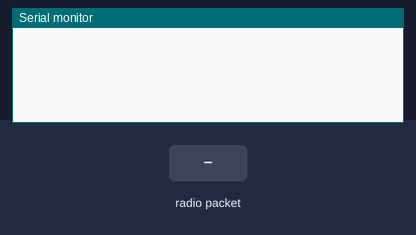
A sketch run on a simulated Arduino Uno, built with avr-gcc and run on an emulated ATmega328P. Parts: the last lines printed to the serial monitor. The inputs (shaded band) are chosen by the test bench. No radio packets arrive unless stated.

Above: at 1.2 s.
1.3 s: radio packet "1" arrives
At 1.6 s:
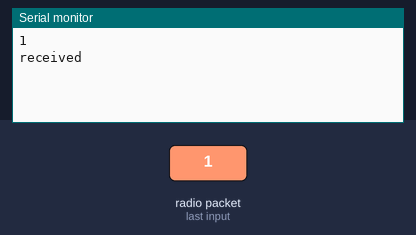
At 7.0 s:
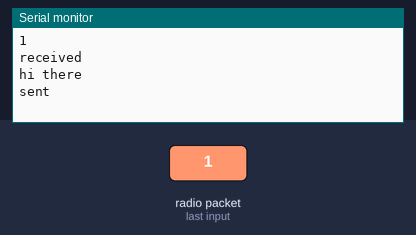

Measured:
- after the input at 1.3 s, the serial monitor: prints a new line at once (image 1)

The sketch:

nrf_rx_copy.ino
```cpp
#include <SPI.h>
#include <nRF24L01.h>
#include <RF24.h>

RF24 radio(9, 10); // CE, CSN

const byte add1[6] = "00001";
const byte add2[6] = "00002";

void setup() {
  Serial.begin(9600);
  radio.begin();
  radio.openWritingPipe(add2);
  radio.openReadingPipe(0,add1);
  radio.setPALevel(RF24_PA_MIN);
}

void loop() {
  radio.startListening();
  if (radio.available()) {
    char text[32] = "";
    radio.read(&text, sizeof(text));
    Serial.println(text);
    Serial.println("received");
  delay(5000);
  char hi[32] = "hi there";
  radio.stopListening();                           //This sets the module as transmitter
  radio.write(&hi, sizeof(hi));
  Serial.println(hi);
    Serial.println("sent");
  }

}
```
